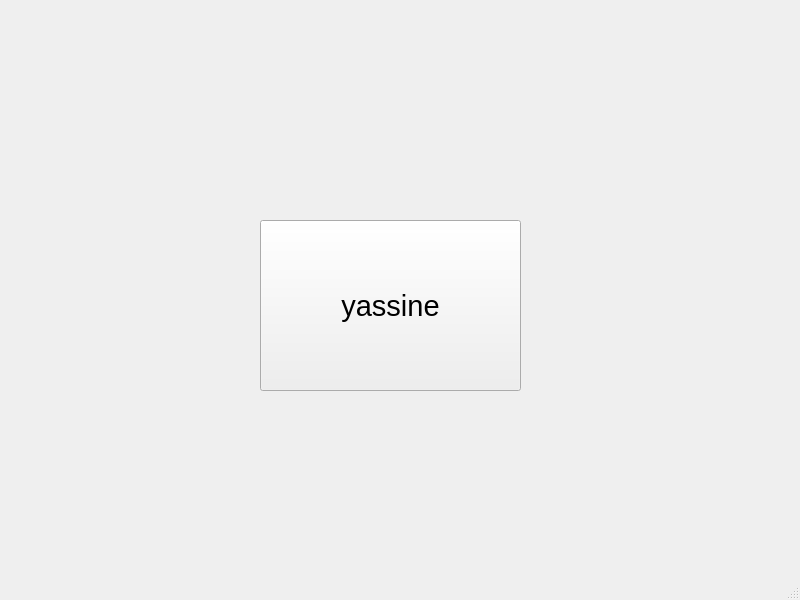
<?xml version="1.0" encoding="UTF-8"?>
<ui version="4.0">
 <class>MainWindow</class>
 <widget class="QMainWindow" name="MainWindow">
  <property name="geometry">
   <rect>
    <x>0</x>
    <y>0</y>
    <width>800</width>
    <height>600</height>
   </rect>
  </property>
  <property name="windowTitle">
   <string>MainWindow</string>
  </property>
  <widget class="QWidget" name="centralwidget">
   <widget class="QPushButton" name="pushButton">
    <property name="geometry">
     <rect>
      <x>260</x>
      <y>220</y>
      <width>261</width>
      <height>171</height>
     </rect>
    </property>
    <property name="font">
     <font>
      <pointsize>22</pointsize>
     </font>
    </property>
    <property name="text">
     <string>yassine</string>
    </property>
   </widget>
  </widget>
  <widget class="QMenuBar" name="menubar">
   <property name="geometry">
    <rect>
     <x>0</x>
     <y>0</y>
     <width>800</width>
     <height>26</height>
    </rect>
   </property>
  </widget>
  <widget class="QStatusBar" name="statusbar"/>
 </widget>
 <resources/>
 <connections/>
</ui>
